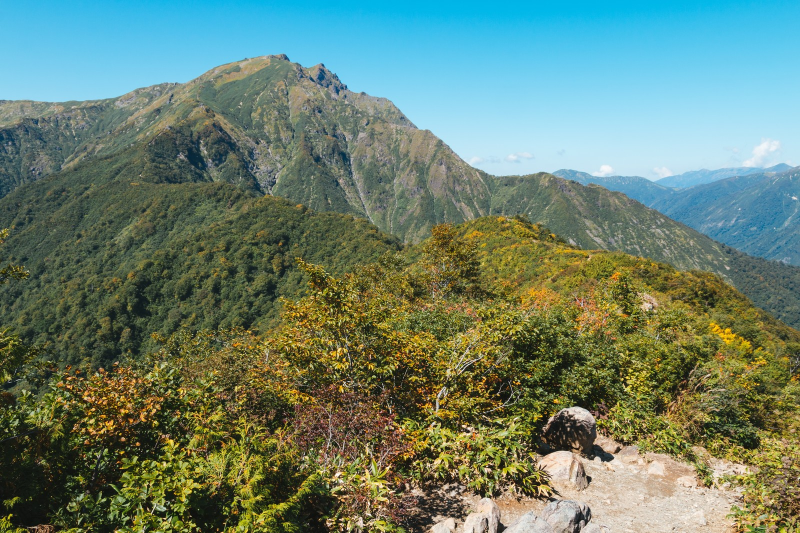
%> input picture image/gunma-IMG_7896_TP_V.png, 1600 x 1066 px (shown at 1/2 size)
$ octave kadai1.m   (GNU Octave 9; MATLAB toolbox functions it lacks are replaced by stand-ins)
%> lines starting %> are read from the running program, lines starting %| are printed output that depends on the picture
% 課題１　標本化間隔と空間解像度
% 画像をダウンサンプリングして（標本化間隔を大きくして）
% 表示せよ．
% 下記はサンプルプログラムである．
% 課題作成にあたっては「Lenna」以外の画像を用いよ．

clear; % 変数のオールクリア

ORG=imread('/image/gunma-IMG_7896_TP_V.png'); % 原画像の入力
%> ORG is the input picture: size 1066x1600x3 uint8; mean R, G, B 105.4, 128.4, 111.2
imagesc(ORG); axis image; % 画像の表示
pause; % 一時停止

IMG = imresize(ORG,0.5); % 画像の縮小
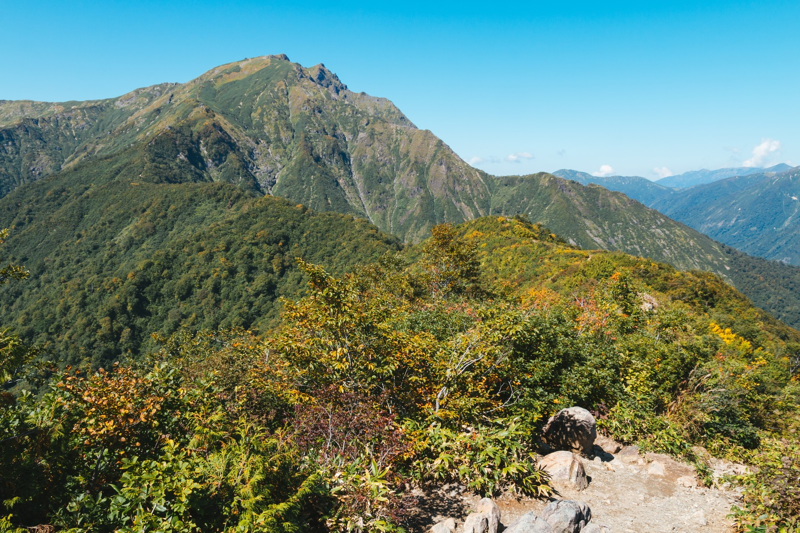
%> IMG: size 533x800x3 uint8; mean R, G, B 105.4, 128.4, 111.2
IMG2 = imresize(IMG,2,'box'); % 画像の拡大
imagesc(IMG2); axis image; % 画像の表示
pause; % 一時停止

IMG = imresize(IMG,0.5); % 画像の縮小
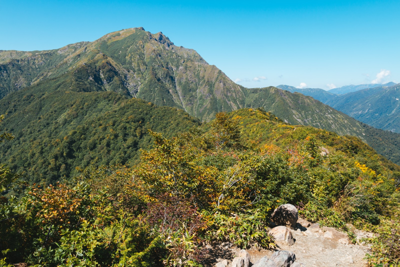
%> IMG: size 267x400x3 uint8; mean R, G, B 105.4, 128.4, 111.2
IMG2 = imresize(IMG,4,'box'); % 画像の拡大
%> IMG2: size 1068x1600x3 uint8
imagesc(IMG2); axis image; % 画像の表示
pause; % 一時停止

IMG = imresize(IMG,0.5); % 画像の縮小
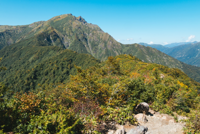
%> IMG: size 134x200x3 uint8; mean R, G, B 105.4, 128.4, 111.2
IMG2 = imresize(IMG,8,'box'); % 画像の拡大
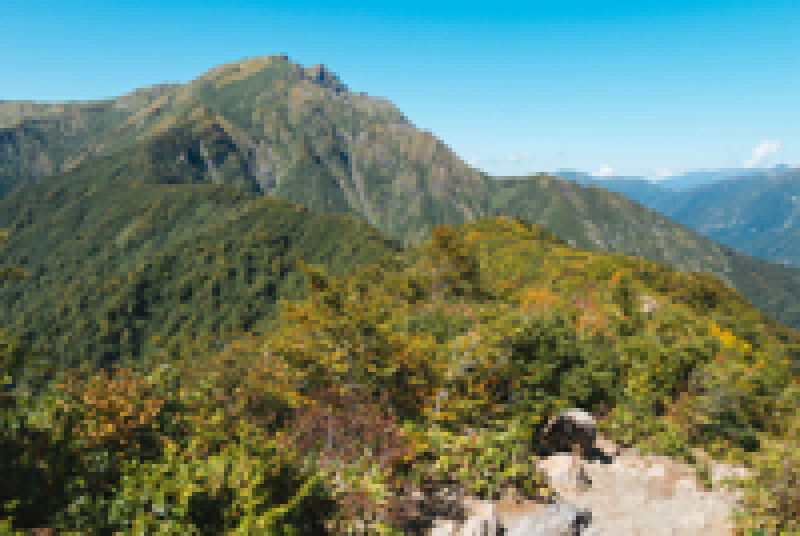
%> IMG2: size 1072x1600x3 uint8 (shown at 1/2 size); mean R, G, B 105.4, 128.4, 111.2
imagesc(IMG2); axis image; % 画像の表示
pause; % 一時停止

IMG = imresize(IMG,0.5); % 画像の縮小
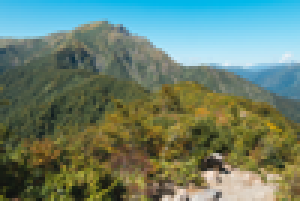
%> IMG: size 67x100x3 uint8 (shown 3 times larger); mean R, G, B 105.4, 128.4, 111.2
IMG2 = imresize(IMG,16,'box'); % 画像の拡大
imagesc(IMG2); axis image; % 画像の表示
pause; % 一時停止

IMG = imresize(IMG,0.5); % 画像の縮小
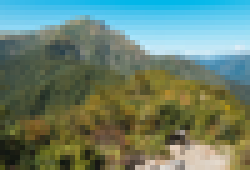
%> IMG: size 34x50x3 uint8 (shown 5 times larger); mean R, G, B 105.4, 128.4, 111.2
IMG2 = imresize(IMG,32,'box'); % 画像の拡大
%> IMG2: size 1088x1600x3 uint8
imagesc(IMG2); axis image; % 画像の表示
